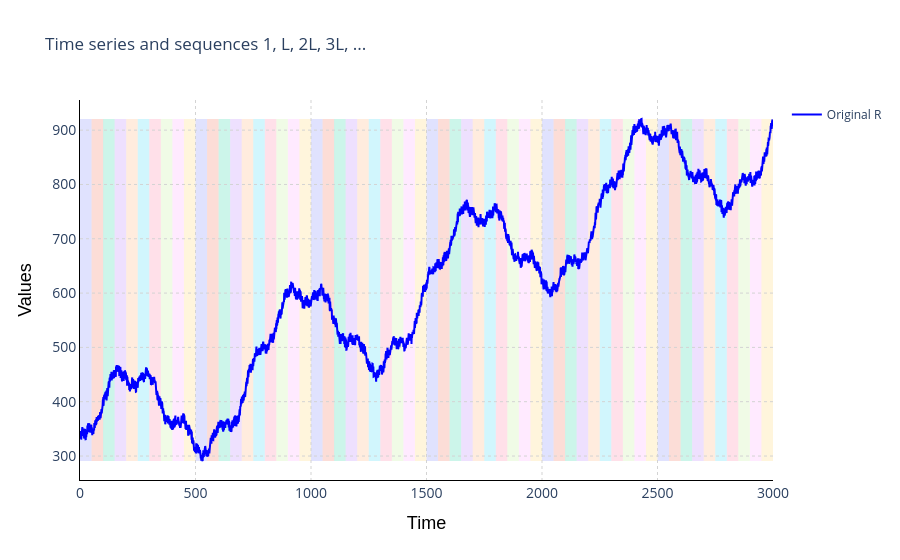

The notebook cell this image was saved under:
### Markdown cell above
Show the sequences of the time series `ts`

### Code cell
import plotly.graph_objs as go

# Define your original time series R and the window size L
L = 50  # Example window size, you can change it based on your use case

# Create the figure
fig = go.Figure()

# Plot the full time series R
fig.add_trace(go.Scatter(
    x=list(range(len(ts))),  # X-axis values as indices of R
    y=ts,  # Full time series R as Y-axis values
    mode='lines',
    name='Original R',
    line=dict(color='blue', width=2),  # Plot R with a solid blue line
    showlegend=True
))

# Define a set of colors for highlighting the background
colors = px.colors.qualitative.Plotly  # Using Plotly's default qualitative color set

# Highlight the background for each sequence based on the window size L
num_sequences = len(ts) // L  # Number of full sequences we can extract from R
for i in range(num_sequences):
    start_idx = i * L
    end_idx = (i + 1) * L
    if i == 0:
        sequence_label = f'Sequence 1'
    else:
        sequence_label = f'Sequence {i}L'
    
    # Add a shaded rectangle behind the plot for the sequence
    fig.add_shape(
        type="rect",
        x0=start_idx,  # Start of the sequence
        x1=end_idx,  # End of the sequence
        y0=min(ts),  # Bottom y-bound (min value of R)
        y1=max(ts),  # Top y-bound (max value of R)
        fillcolor=colors[i % len(colors)],  # Cycle through colors for each sequence
        opacity=0.2,  # Set the opacity to 20% for high transparency
        line_width=0,  # No border around the shaded area
        layer='below'  # Ensure the rectangle is drawn behind the time series
    )

# Update the layout for better visualization
fig.update_layout(
    title='Time series and sequences 1, L, 2L, 3L, ...',
    xaxis_title='Index',
    yaxis_title='Values',
    showlegend=True,
    plot_bgcolor='white',  # Set background color to white
    xaxis=dict(
        title=dict(text='Time', font=dict(size=18, color='black', family='Arial')),
        tickfont=dict(size=14),
        showline=True,  # Show axis line
        linecolor='black',  # Axis line color
        gridcolor='lightgray',  # Set grid color
        gridwidth=1,  # Grid line width
        griddash='dot',  # Make the grid lines dotted
        zeroline=False  # Remove zero line
    ),
    yaxis=dict(
        title=dict(text='Values', font=dict(size=18, color='black', family='Arial')),
        tickfont=dict(size=14),
        showline=True,  # Show axis line
        linecolor='black',  # Axis line color
        gridcolor='lightgray',  # Set grid color
        gridwidth=1,  # Grid line width
        griddash='dot',  # Make the grid lines dotted
        zeroline=False  # Remove zero line
    ),
)

# Show the plot
fig.show()

### Figure 1 — Plotly figure (JSON) as saved in the notebook; plotly's stock layout.template omitted (floating-point values rounded to 4 significant figures; data arrays with more than 128 entries replaced by an {"elided": "..."} marker saying what was removed)
{"data": [{"line": {"color": "blue", "width": 2}, "mode": "lines", "name": "Original R", "showlegend": true, "type": "scatter", "x": {"elided": "3000 int values"}, "y": {"elided": "3000 float values"}}], "layout": {"plot_bgcolor": "white", "shapes": [{"fillcolor": "#636EFA", "layer": "below", "line": {"width": 0}, "opacity": 0.2, "type": "rect", "x0": 0, "x1": 50, "y0": 290.8, "y1": 920.5}, {"fillcolor": "#EF553B", "layer": "below", "line": {"width": 0}, "opacity": 0.2, "type": "rect", "x0": 50, "x1": 100, "y0": 290.8, "y1": 920.5}, {"fillcolor": "#00CC96", "layer": "below", "line": {"width": 0}, "opacity": 0.2, "type": "rect", "x0": 100, "x1": 150, "y0": 290.8, "y1": 920.5}, {"fillcolor": "#AB63FA", "layer": "below", "line": {"width": 0}, "opacity": 0.2, "type": "rect", "x0": 150, "x1": 200, "y0": 290.8, "y1": 920.5}, {"fillcolor": "#FFA15A", "layer": "below", "line": {"width": 0}, "opacity": 0.2, "type": "rect", "x0": 200, "x1": 250, "y0": 290.8, "y1": 920.5}, {"fillcolor": "#19D3F3", "layer": "below", "line": {"width": 0}, "opacity": 0.2, "type": "rect", "x0": 250, "x1": 300, "y0": 290.8, "y1": 920.5}, {"fillcolor": "#FF6692", "layer": "below", "line": {"width": 0}, "opacity": 0.2, "type": "rect", "x0": 300, "x1": 350, "y0": 290.8, "y1": 920.5}, {"fillcolor": "#B6E880", "layer": "below", "line": {"width": 0}, "opacity": 0.2, "type": "rect", "x0": 350, "x1": 400, "y0": 290.8, "y1": 920.5}, {"fillcolor": "#FF97FF", "layer": "below", "line": {"width": 0}, "opacity": 0.2, "type": "rect", "x0": 400, "x1": 450, "y0": 290.8, "y1": 920.5}, {"fillcolor": "#FECB52", "layer": "below", "line": {"width": 0}, "opacity": 0.2, "type": "rect", "x0": 450, "x1": 500, "y0": 290.8, "y1": 920.5}, {"fillcolor": "#636EFA", "layer": "below", "line": {"width": 0}, "opacity": 0.2, "type": "rect", "x0": 500, "x1": 550, "y0": 290.8, "y1": 920.5}, {"fillcolor": "#EF553B", "layer": "below", "line": {"width": 0}, "opacity": 0.2, "type": "rect", "x0": 550, "x1": 600, "y0": 290.8, "y1": 920.5}, {"fillcolor": "#00CC96", "layer": "below", "line": {"width": 0}, "opacity": 0.2, "type": "rect", "x0": 600, "x1": 650, "y0": 290.8, "y1": 920.5}, {"fillcolor": "#AB63FA", "layer": "below", "line": {"width": 0}, "opacity": 0.2, "type": "rect", "x0": 650, "x1": 700, "y0": 290.8, "y1": 920.5}, {"fillcolor": "#FFA15A", "layer": "below", "line": {"width": 0}, "opacity": 0.2, "type": "rect", "x0": 700, "x1": 750, "y0": 290.8, "y1": 920.5}, {"fillcolor": "#19D3F3", "layer": "below", "line": {"width": 0}, "opacity": 0.2, "type": "rect", "x0": 750, "x1": 800, "y0": 290.8, "y1": 920.5}, {"fillcolor": "#FF6692", "layer": "below", "line": {"width": 0}, "opacity": 0.2, "type": "rect", "x0": 800, "x1": 850, "y0": 290.8, "y1": 920.5}, {"fillcolor": "#B6E880", "layer": "below", "line": {"width": 0}, "opacity": 0.2, "type": "rect", "x0": 850, "x1": 900, "y0": 290.8, "y1": 920.5}, {"fillcolor": "#FF97FF", "layer": "below", "line": {"width": 0}, "opacity": 0.2, "type": "rect", "x0": 900, "x1": 950, "y0": 290.8, "y1": 920.5}, {"fillcolor": "#FECB52", "layer": "below", "line": {"width": 0}, "opacity": 0.2, "type": "rect", "x0": 950, "x1": 1000, "y0": 290.8, "y1": 920.5}, {"fillcolor": "#636EFA", "layer": "below", "line": {"width": 0}, "opacity": 0.2, "type": "rect", "x0": 1000, "x1": 1050, "y0": 290.8, "y1": 920.5}, {"fillcolor": "#EF553B", "layer": "below", "line": {"width": 0}, "opacity": 0.2, "type": "rect", "x0": 1050, "x1": 1100, "y0": 290.8, "y1": 920.5}, {"fillcolor": "#00CC96", "layer": "below", "line": {"width": 0}, "opacity": 0.2, "type": "rect", "x0": 1100, "x1": 1150, "y0": 290.8, "y1": 920.5}, {"fillcolor": "#AB63FA", "layer": "below", "line": {"width": 0}, "opacity": 0.2, "type": "rect", "x0": 1150, "x1": 1200, "y0": 290.8, "y1": 920.5}, {"fillcolor": "#FFA15A", "layer": "below", "line": {"width": 0}, "opacity": 0.2, "type": "rect", "x0": 1200, "x1": 1250, "y0": 290.8, "y1": 920.5}, {"fillcolor": "#19D3F3", "layer": "below", "line": {"width": 0}, "opacity": 0.2, "type": "rect", "x0": 1250, "x1": 1300, "y0": 290.8, "y1": 920.5}, {"fillcolor": "#FF6692", "layer": "below", "line": {"width": 0}, "opacity": 0.2, "type": "rect", "x0": 1300, "x1": 1350, "y0": 290.8, "y1": 920.5}, {"fillcolor": "#B6E880", "layer": "below", "line": {"width": 0}, "opacity": 0.2, "type": "rect", "x0": 1350, "x1": 1400, "y0": 290.8, "y1": 920.5}, {"fillcolor": "#FF97FF", "layer": "below", "line": {"width": 0}, "opacity": 0.2, "type": "rect", "x0": 1400, "x1": 1450, "y0": 290.8, "y1": 920.5}, {"fillcolor": "#FECB52", "layer": "below", "line": {"width": 0}, "opacity": 0.2, "type": "rect", "x0": 1450, "x1": 1500, "y0": 290.8, "y1": 920.5}, {"fillcolor": "#636EFA", "layer": "below", "line": {"width": 0}, "opacity": 0.2, "type": "rect", "x0": 1500, "x1": 1550, "y0": 290.8, "y1": 920.5}, {"fillcolor": "#EF553B", "layer": "below", "line": {"width": 0}, "opacity": 0.2, "type": "rect", "x0": 1550, "x1": 1600, "y0": 290.8, "y1": 920.5}, {"fillcolor": "#00CC96", "layer": "below", "line": {"width": 0}, "opacity": 0.2, "type": "rect", "x0": 1600, "x1": 1650, "y0": 290.8, "y1": 920.5}, {"fillcolor": "#AB63FA", "layer": "below", "line": {"width": 0}, "opacity": 0.2, "type": "rect", "x0": 1650, "x1": 1700, "y0": 290.8, "y1": 920.5}, {"fillcolor": "#FFA15A", "layer": "below", "line": {"width": 0}, "opacity": 0.2, "type": "rect", "x0": 1700, "x1": 1750, "y0": 290.8, "y1": 920.5}, {"fillcolor": "#19D3F3", "layer": "below", "line": {"width": 0}, "opacity": 0.2, "type": "rect", "x0": 1750, "x1": 1800, "y0": 290.8, "y1": 920.5}, {"fillcolor": "#FF6692", "layer": "below", "line": {"width": 0}, "opacity": 0.2, "type": "rect", "x0": 1800, "x1": 1850, "y0": 290.8, "y1": 920.5}, {"fillcolor": "#B6E880", "layer": "below", "line": {"width": 0}, "opacity": 0.2, "type": "rect", "x0": 1850, "x1": 1900, "y0": 290.8, "y1": 920.5}, {"fillcolor": "#FF97FF", "layer": "below", "line": {"width": 0}, "opacity": 0.2, "type": "rect", "x0": 1900, "x1": 1950, "y0": 290.8, "y1": 920.5}, {"fillcolor": "#FECB52", "layer": "below", "line": {"width": 0}, "opacity": 0.2, "type": "rect", "x0": 1950, "x1": 2000, "y0": 290.8, "y1": 920.5}, {"fillcolor": "#636EFA", "layer": "below", "line": {"width": 0}, "opacity": 0.2, "type": "rect", "x0": 2000, "x1": 2050, "y0": 290.8, "y1": 920.5}, {"fillcolor": "#EF553B", "layer": "below", "line": {"width": 0}, "opacity": 0.2, "type": "rect", "x0": 2050, "x1": 2100, "y0": 290.8, "y1": 920.5}, {"fillcolor": "#00CC96", "layer": "below", "line": {"width": 0}, "opacity": 0.2, "type": "rect", "x0": 2100, "x1": 2150, "y0": 290.8, "y1": 920.5}, {"fillcolor": "#AB63FA", "layer": "below", "line": {"width": 0}, "opacity": 0.2, "type": "rect", "x0": 2150, "x1": 2200, "y0": 290.8, "y1": 920.5}, {"fillcolor": "#FFA15A", "layer": "below", "line": {"width": 0}, "opacity": 0.2, "type": "rect", "x0": 2200, "x1": 2250, "y0": 290.8, "y1": 920.5}, {"fillcolor": "#19D3F3", "layer": "below", "line": {"width": 0}, "opacity": 0.2, "type": "rect", "x0": 2250, "x1": 2300, "y0": 290.8, "y1": 920.5}, {"fillcolor": "#FF6692", "layer": "below", "line": {"width": 0}, "opacity": 0.2, "type": "rect", "x0": 2300, "x1": 2350, "y0": 290.8, "y1": 920.5}, {"fillcolor": "#B6E880", "layer": "below", "line": {"width": 0}, "opacity": 0.2, "type": "rect", "x0": 2350, "x1": 2400, "y0": 290.8, "y1": 920.5}, {"fillcolor": "#FF97FF", "layer": "below", "line": {"width": 0}, "opacity": 0.2, "type": "rect", "x0": 2400, "x1": 2450, "y0": 290.8, "y1": 920.5}, {"fillcolor": "#FECB52", "layer": "below", "line": {"width": 0}, "opacity": 0.2, "type": "rect", "x0": 2450, "x1": 2500, "y0": 290.8, "y1": 920.5}, {"fillcolor": "#636EFA", "layer": "below", "line": {"width": 0}, "opacity": 0.2, "type": "rect", "x0": 2500, "x1": 2550, "y0": 290.8, "y1": 920.5}, {"fillcolor": "#EF553B", "layer": "below", "line": {"width": 0}, "opacity": 0.2, "type": "rect", "x0": 2550, "x1": 2600, "y0": 290.8, "y1": 920.5}, {"fillcolor": "#00CC96", "layer": "below", "line": {"width": 0}, "opacity": 0.2, "type": "rect", "x0": 2600, "x1": 2650, "y0": 290.8, "y1": 920.5}, {"fillcolor": "#AB63FA", "layer": "below", "line": {"width": 0}, "opacity": 0.2, "type": "rect", "x0": 2650, "x1": 2700, "y0": 290.8, "y1": 920.5}, {"fillcolor": "#FFA15A", "layer": "below", "line": {"width": 0}, "opacity": 0.2, "type": "rect", "x0": 2700, "x1": 2750, "y0": 290.8, "y1": 920.5}, {"fillcolor": "#19D3F3", "layer": "below", "line": {"width": 0}, "opacity": 0.2, "type": "rect", "x0": 2750, "x1": 2800, "y0": 290.8, "y1": 920.5}, {"fillcolor": "#FF6692", "layer": "below", "line": {"width": 0}, "opacity": 0.2, "type": "rect", "x0": 2800, "x1": 2850, "y0": 290.8, "y1": 920.5}, {"fillcolor": "#B6E880", "layer": "below", "line": {"width": 0}, "opacity": 0.2, "type": "rect", "x0": 2850, "x1": 2900, "y0": 290.8, "y1": 920.5}, {"fillcolor": "#FF97FF", "layer": "below", "line": {"width": 0}, "opacity": 0.2, "type": "rect", "x0": 2900, "x1": 2950, "y0": 290.8, "y1": 920.5}, {"fillcolor": "#FECB52", "layer": "below", "line": {"width": 0}, "opacity": 0.2, "type": "rect", "x0": 2950, "x1": 3000, "y0": 290.8, "y1": 920.5}], "showlegend": true, "title": {"text": "Time series and sequences 1, L, 2L, 3L, ..."}, "xaxis": {"gridcolor": "lightgray", "griddash": "dot", "gridwidth": 1, "linecolor": "black", "showline": true, "tickfont": {"size": 14}, "title": {"font": {"color": "black", "family": "Arial", "size": 18}, "text": "Time"}, "zeroline": false}, "yaxis": {"gridcolor": "lightgray", "griddash": "dot", "gridwidth": 1, "linecolor": "black", "showline": true, "tickfont": {"size": 14}, "title": {"font": {"color": "black", "family": "Arial", "size": 18}, "text": "Values"}, "zeroline": false}}}
